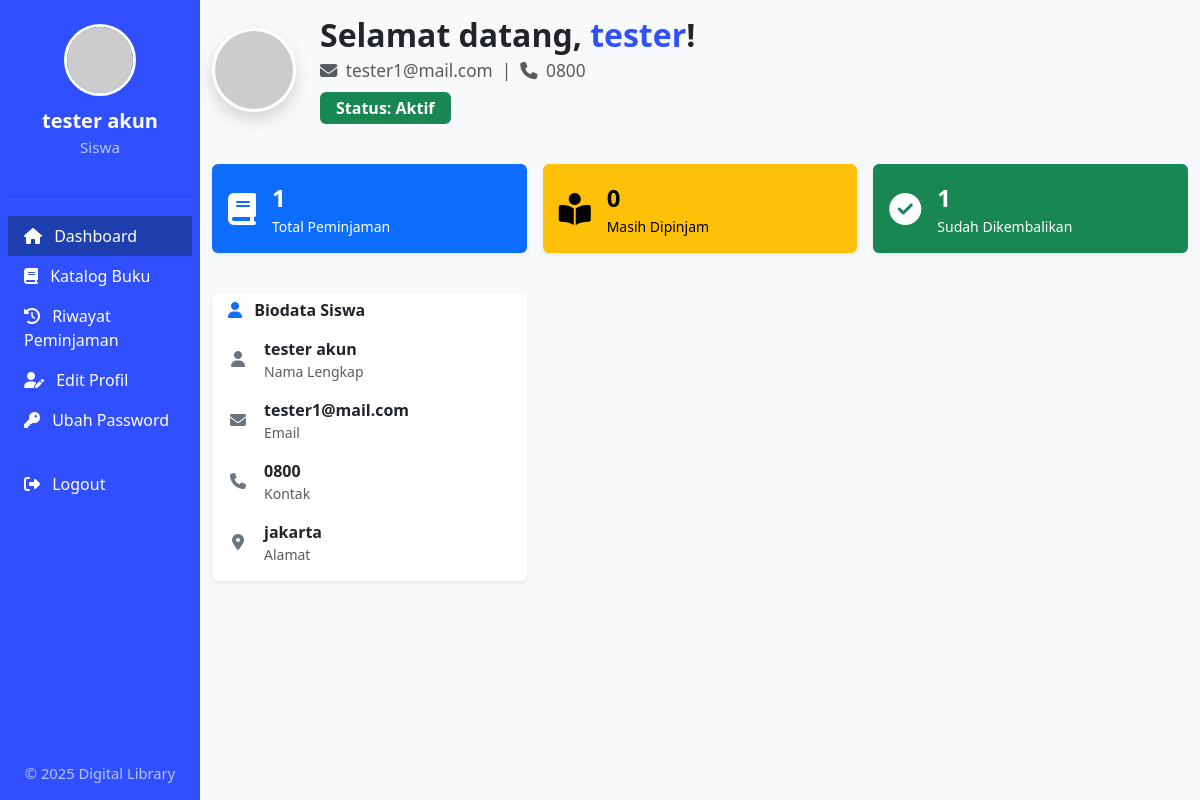
The page /views/user/dashboard.php (signed in) on the database its author committed.
### tables this page shows
CREATE TABLE `member` (
  `member_id` int NOT NULL,
  `firstname` varchar(100) NOT NULL,
  `lastname` varchar(100) NOT NULL,
  `username` varchar(100) DEFAULT NULL,
  `email` varchar(50) NOT NULL,
  `password` varchar(255) DEFAULT NULL,
  `gender` varchar(10) NOT NULL,
  `address` varchar(100) NOT NULL,
  `contact` varchar(100) NOT NULL,
  `type` varchar(100) NOT NULL,
  `status` int NOT NULL DEFAULT '1'
);

### views/user/home.php (the view)
<?php
$total = $aktif = $kembali = 0;
$qStat = mysqli_query($db, "
    SELECT bd.borrow_status FROM borrow b
    JOIN borrowdetails bd ON b.borrow_id=bd.borrow_id
    WHERE b.member_id='$member_id'
");
while($s = mysqli_fetch_assoc($qStat)) {
    $total++;
    if ($s['borrow_status']==2) $kembali++; else $aktif++;
}
?>
<div class="mb-3">
    <div class="row align-items-center gy-3">
        <div class="col-auto">
            <img src="https://ui-avatars.com/api/?name=<?= urlencode($user['firstname'].' '.$user['lastname']) ?>&background=304ffe&color=fff&rounded=true&size=84"
                 class="rounded-circle border border-3 border-white shadow" alt="Profile" style="width:84px;height:84px;">
        </div>
        <div class="col">
            <h2 class="mb-0 fw-bold">Selamat datang, <span style="color:#304ffe"><?= htmlspecialchars($user['firstname']) ?></span>!</h2>
            <div class="text-muted mt-1" style="font-size:1.08rem;">
                <i class="fas fa-envelope me-1"></i> <?= htmlspecialchars($user['email']) ?>
                &nbsp;|&nbsp;
                <i class="fas fa-phone me-1"></i> <?= htmlspecialchars($user['contact']) ?>
            </div>
            <span class="badge bg-success mt-2 px-3 py-2 fs-6">Status: Aktif</span>
        </div>
    </div>
</div>
<div class="row mt-4 g-3">
    <div class="col-12 col-md-4">
        <div class="card text-bg-primary border-0 shadow-sm">
            <div class="card-body d-flex align-items-center">
                <div class="me-3 fs-2"><i class="fas fa-book"></i></div>
                <div>
                    <div class="fs-4 fw-bold"><?= $total ?></div>
                    <div class="small">Total Peminjaman</div>
                </div>
            </div>
        </div>
    </div>
    <div class="col-6 col-md-4">
        <div class="card text-bg-warning border-0 shadow-sm">
            <div class="card-body d-flex align-items-center">
                <div class="me-3 fs-2"><i class="fas fa-book-reader"></i></div>
                <div>
                    <div class="fs-4 fw-bold"><?= $aktif ?></div>
                    <div class="small">Masih Dipinjam</div>
                </div>
            </div>
        </div>
    </div>
    <div class="col-6 col-md-4">
        <div class="card text-bg-success border-0 shadow-sm">
            <div class="card-body d-flex align-items-center">
                <div class="me-3 fs-2"><i class="fas fa-check-circle"></i></div>
                <div>
                    <div class="fs-4 fw-bold"><?= $kembali ?></div>
                    <div class="small">Sudah Dikembalikan</div>
                </div>
            </div>
        </div>
    </div>
</div>
<div class="row mt-4 g-3">
    <div class="col-12 col-md-6 col-lg-4">
        <div class="card border-0 shadow-sm">
            <div class="card-header bg-white border-0 pb-0">
                <h6 class="mb-0 fw-semibold"><i class="fas fa-user me-2 text-primary"></i> Biodata Siswa</h6>
            </div>
            <div class="card-body">
                <div class="d-flex align-items-center mb-3">
                    <i class="fas fa-user fa-fw text-secondary me-3"></i>
                    <div>
                        <div class="fw-semibold"><?= htmlspecialchars($user['firstname'] . ' ' . $user['lastname']) ?></div>
                        <div class="small text-muted">Nama Lengkap</div>
                    </div>
                </div>
                <div class="d-flex align-items-center mb-3">
                    <i class="fas fa-envelope fa-fw text-secondary me-3"></i>
                    <div>
                        <div class="fw-semibold"><?= htmlspecialchars($user['email']) ?></div>
                        <div class="small text-muted">Email</div>
                    </div>
                </div>
                <div class="d-flex align-items-center mb-3">
                    <i class="fas fa-phone fa-fw text-secondary me-3"></i>
                    <div>
                        <div class="fw-semibold"><?= htmlspecialchars($user['contact']) ?></div>
                        <div class="small text-muted">Kontak</div>
                    </div>
                </div>
                <div class="d-flex align-items-center">
                    <i class="fas fa-map-marker-alt fa-fw text-secondary me-3"></i>
                    <div>
                        <div class="fw-semibold"><?= htmlspecialchars($user['address']) ?></div>
                        <div class="small text-muted">Alamat</div>
                    </div>
                </div>
            </div>
        </div>
    </div>
</div>

### views/user/dashboard.php (shortened to what this page needs)
<?php
include_once "../../koneksi.php";
$member_id = $_SESSION['member_id'];
$qUser = mysqli_query($db, "SELECT * FROM member WHERE member_id='$member_id' LIMIT 1");
$user = mysqli_fetch_assoc($qUser);
$page = isset($_GET['page']) ? $_GET['page'] : 'home';
$allowed_pages = [
    'home'    => 'home.php',
    'profile' => 'profile.php',
    'katalog' => 'katalog.php',
    'riwayat' => 'riwayat.php',
    'password'=> 'password.php'
];
$page_file = isset($allowed_pages[$page]) ? $allowed_pages[$page] : 'home.php';
?>
<!DOCTYPE html>
<html lang="id">
<head>
    <link href="https://cdn.jsdelivr.net/npm/bootstrap@5.3.3/dist/css/bootstrap.min.css" rel="stylesheet">
    <link href="https://cdnjs.cloudflare.com/ajax/libs/font-awesome/6.5.2/css/all.min.css" rel="stylesheet">
</head>
<body>
<div class="container-fluid">
    <div class="row flex-nowrap">
        <div class="col-auto col-lg-3 col-xl-2 px-sm-2 px-0 sidebar d-flex flex-column justify-content-between">
            <div>
                <div class="d-flex flex-column align-items-center py-4">
                    <img src="https://ui-avatars.com/api/?name=<?= urlencode($user['firstname'].' '.$user['lastname']); ?>&background=304ffe&color=fff&rounded=true&size=72"
                         class="profile-img" alt="Profile">
                    <div class="user-name"><?= htmlspecialchars($user['firstname'] . ' ' . $user['lastname']) ?></div>
                    <div class="user-role">Siswa</div>
                </div>
                <hr style="border-top:1.5px solid #5f7cff;">
                <nav class="nav flex-column mb-3">
                    <a class="nav-link<?= ($page=='home'?' active':'') ?>" href="dashboard.php?page=home"><i class="fas fa-home me-2"></i> Dashboard</a>
                    <a class="nav-link<?= ($page=='katalog'?' active':'') ?>" href="dashboard.php?page=katalog"><i class="fas fa-book me-2"></i> Katalog Buku</a>
                    <a class="nav-link<?= ($page=='riwayat'?' active':'') ?>" href="dashboard.php?page=riwayat"><i class="fas fa-history me-2"></i> Riwayat Peminjaman</a>
                    <a class="nav-link<?= ($page=='profile'?' active':'') ?>" href="dashboard.php?page=profile"><i class="fas fa-user-edit me-2"></i> Edit Profil</a>
                    <a class="nav-link<?= ($page=='password'?' active':'') ?>" href="dashboard.php?page=password"><i class="fas fa-key me-2"></i> Ubah Password</a>
                    <a class="nav-link logout-btn mt-4" href="../../logout.php"><i class="fas fa-sign-out-alt me-2"></i> Logout</a>
                </nav>
            </div>
            <div class="d-none d-lg-block text-center pb-3" style="font-size:0.92rem; color:#b3c6ff;">
                &copy; <?= date('Y') ?> Digital Library
            </div>
        </div>
        <main class="col py-3">
            <?php include $page_file; ?>
        </main>
    </div>
</div>
</body>
</html>

### views/user/dashboard.php (style rules this page uses)
body { background: #f7f9fb; }
.sidebar { background: #304ffe; min-height: 100vh; color: #fff; }
.sidebar .nav-link, .sidebar .nav-link.active { color: #fff; font-weight: 500; }
.sidebar .nav-link:hover, .sidebar .nav-link.active { background: #1e40af; }
.profile-img { width: 72px; height: 72px; object-fit: cover; border-radius: 50%; border: 3px solid #fff; margin-bottom:10px; }
.user-name { font-size:1.25rem;font-weight:600; }
.user-role { font-size: 0.95rem; color: #b4cdfa; }
.logout-btn { color:#fff; }
main.col { padding-bottom:40px; }

### rows shown on the page
member: firstname+lastname "tester akun", firstname "tester", email "tester1@mail.com", contact "0800", address "jakarta"

### other values the page prints
$total "1"
$aktif "0"
$kembali "1"
